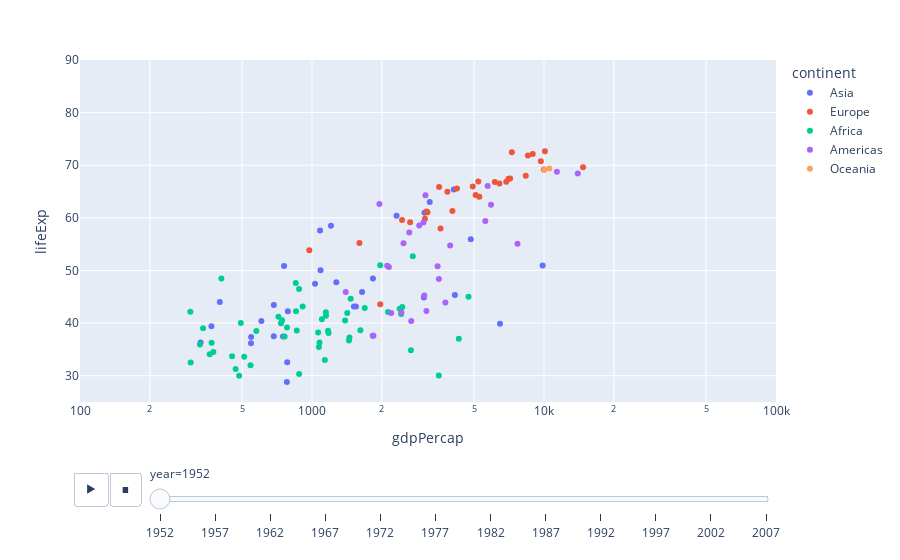

The cell this chart's notebook holds for it:
### Code cell
bd = px.data.gapminder()
fig = px.scatter(bd, x="gdpPercap", y="lifeExp", animation_frame="year", animation_group="country", color="continent", hover_name="country", log_x=True, size_max=55, range_x=[100,100000], range_y=[25,90])
fig.show()

### Figure 1 — Plotly figure (JSON) as saved in the notebook; plotly's stock layout.template omitted (floating-point values rounded to 4 significant figures)
{"data": [{"hovertemplate": "<b>%{hovertext}</b><br><br>continent=Asia<br>year=1952<br>gdpPercap=%{x}<br>lifeExp=%{y}<extra></extra>", "hovertext": ["Afghanistan", "Bahrain", "Bangladesh", "Cambodia", "China", "Hong Kong, China", "India", "Indonesia", "Iran", "Iraq", "Israel", "Japan", "Jordan", "Korea, Dem. Rep.", "Korea, Rep.", "Kuwait", "Lebanon", "Malaysia", "Mongolia", "Myanmar", "Nepal", "Oman", "Pakistan", "Philippines", "Saudi Arabia", "Singapore", "Sri Lanka", "Syria", "Taiwan", "Thailand", "Vietnam", "West Bank and Gaza", "Yemen, Rep."], "ids": ["Afghanistan", "Bahrain", "Bangladesh", "Cambodia", "China", "Hong Kong, China", "India", "Indonesia", "Iran", "Iraq", "Israel", "Japan", "Jordan", "Korea, Dem. Rep.", "Korea, Rep.", "Kuwait", "Lebanon", "Malaysia", "Mongolia", "Myanmar", "Nepal", "Oman", "Pakistan", "Philippines", "Saudi Arabia", "Singapore", "Sri Lanka", "Syria", "Taiwan", "Thailand", "Vietnam", "West Bank and Gaza", "Yemen, Rep."], "legendgroup": "Asia", "marker": {"color": "#636efa", "symbol": "circle"}, "mode": "markers", "name": "Asia", "orientation": "v", "showlegend": true, "type": "scatter", "x": [779.4, 9867.0, 684.2, 368.5, 400.4, 3054.0, 546.6, 749.7, 3035.0, 4130.0, 4087.0, 3217.0, 1547.0, 1088.0, 1031.0, 108400.0, 4835.0, 1831.0, 786.6, 331, 545.9, 1828.0, 684.6, 1273.0, 6460.0, 2315.0, 1084.0, 1643.0, 1207.0, 757.8, 605.1, 1516.0, 781.7], "xaxis": "x", "y": [28.8, 50.94, 37.48, 39.42, 44, 60.96, 37.37, 37.47, 44.87, 45.32, 65.39, 63.03, 43.16, 50.06, 47.45, 55.56, 55.93, 48.46, 42.24, 36.32, 36.16, 37.58, 43.44, 47.75, 39.88, 60.4, 57.59, 45.88, 58.5, 50.85, 40.41, 43.16, 32.55], "yaxis": "y"}, {"hovertemplate": "<b>%{hovertext}</b><br><br>continent=Europe<br>year=1952<br>gdpPercap=%{x}<br>lifeExp=%{y}<extra></extra>", "hovertext": ["Albania", "Austria", "Belgium", "Bosnia and Herzegovina", "Bulgaria", "Croatia", "Czech Republic", "Denmark", "Finland", "France", "Germany", "Greece", "Hungary", "Iceland", "Ireland", "Italy", "Montenegro", "Netherlands", "Norway", "Poland", "Portugal", "Romania", "Serbia", "Slovak Republic", "Slovenia", "Spain", "Sweden", "Switzerland", "Turkey", "United Kingdom"], "ids": ["Albania", "Austria", "Belgium", "Bosnia and Herzegovina", "Bulgaria", "Croatia", "Czech Republic", "Denmark", "Finland", "France", "Germany", "Greece", "Hungary", "Iceland", "Ireland", "Italy", "Montenegro", "Netherlands", "Norway", "Poland", "Portugal", "Romania", "Serbia", "Slovak Republic", "Slovenia", "Spain", "Sweden", "Switzerland", "Turkey", "United Kingdom"], "legendgroup": "Europe", "marker": {"color": "#EF553B", "symbol": "circle"}, "mode": "markers", "name": "Europe", "orientation": "v", "showlegend": true, "type": "scatter", "x": [1601.0, 6137.0, 8343.0, 973.5, 2444.0, 3119.0, 6876.0, 9692.0, 6425.0, 7030.0, 7144.0, 3531.0, 5264.0, 7268.0, 5210.0, 4931.0, 2648.0, 8942.0, 10100.0, 4029.0, 3068.0, 3145.0, 3581.0, 5075.0, 4215.0, 3834.0, 8528.0, 14730.0, 1969.0, 9980.0], "xaxis": "x", "y": [55.23, 66.8, 68, 53.82, 59.6, 61.21, 66.87, 70.78, 66.55, 67.41, 67.5, 65.86, 64.03, 72.49, 66.91, 65.94, 59.16, 72.13, 72.67, 61.31, 59.82, 61.05, 58.0, 64.36, 65.57, 64.94, 71.86, 69.62, 43.59, 69.18], "yaxis": "y"}, {"hovertemplate": "<b>%{hovertext}</b><br><br>continent=Africa<br>year=1952<br>gdpPercap=%{x}<br>lifeExp=%{y}<extra></extra>", "hovertext": ["Algeria", "Angola", "Benin", "Botswana", "Burkina Faso", "Burundi", "Cameroon", "Central African Republic", "Chad", "Comoros", "Congo, Dem. Rep.", "Congo, Rep.", "Cote d'Ivoire", "Djibouti", "Egypt", "Equatorial Guinea", "Eritrea", "Ethiopia", "Gabon", "Gambia", "Ghana", "Guinea", "Guinea-Bissau", "Kenya", "Lesotho", "Liberia", "Libya", "Madagascar", "Malawi", "Mali", "Mauritania", "Mauritius", "Morocco", "Mozambique", "Namibia", "Niger", "Nigeria", "Reunion", "Rwanda", "Sao Tome and Principe", "Senegal", "Sierra Leone", "Somalia", "South Africa", "Sudan", "Swaziland", "Tanzania", "Togo", "Tunisia", "Uganda", "Zambia", "Zimbabwe"], "ids": ["Algeria", "Angola", "Benin", "Botswana", "Burkina Faso", "Burundi", "Cameroon", "Central African Republic", "Chad", "Comoros", "Congo, Dem. Rep.", "Congo, Rep.", "Cote d'Ivoire", "Djibouti", "Egypt", "Equatorial Guinea", "Eritrea", "Ethiopia", "Gabon", "Gambia", "Ghana", "Guinea", "Guinea-Bissau", "Kenya", "Lesotho", "Liberia", "Libya", "Madagascar", "Malawi", "Mali", "Mauritania", "Mauritius", "Morocco", "Mozambique", "Namibia", "Niger", "Nigeria", "Reunion", "Rwanda", "Sao Tome and Principe", "Senegal", "Sierra Leone", "Somalia", "South Africa", "Sudan", "Swaziland", "Tanzania", "Togo", "Tunisia", "Uganda", "Zambia", "Zimbabwe"], "legendgroup": "Africa", "marker": {"color": "#00cc96", "symbol": "circle"}, "mode": "markers", "name": "Africa", "orientation": "v", "showlegend": true, "type": "scatter", "x": [2449.0, 3521.0, 1063.0, 851.2, 543.3, 339.3, 1173.0, 1071.0, 1179.0, 1103.0, 780.5, 2126.0, 1389.0, 2670.0, 1419.0, 375.6, 328.9, 362.1, 4293.0, 485.2, 911.3, 510.2, 299.9, 853.5, 298.8, 575.6, 2388.0, 1443.0, 369.2, 452.3, 743.1, 1968.0, 1688.0, 468.5, 2424.0, 761.9, 1077.0, 2719.0, 493.3, 879.6, 1450.0, 879.8, 1136.0, 4725.0, 1616.0, 1148.0, 716.7, 859.8, 1468.0, 734.8, 1147.0, 406.9], "xaxis": "x", "y": [43.08, 30.02, 38.22, 47.62, 31.98, 39.03, 38.52, 35.46, 38.09, 40.72, 39.14, 42.11, 40.48, 34.81, 41.89, 34.48, 35.93, 34.08, 37.0, 30, 43.15, 33.61, 32.5, 42.27, 42.14, 38.48, 42.72, 36.68, 36.26, 33.69, 40.54, 50.99, 42.87, 31.29, 41.73, 37.44, 36.32, 52.72, 40, 46.47, 37.28, 30.33, 32.98, 45.01, 38.63, 41.41, 41.22, 38.6, 44.6, 39.98, 42.04, 48.45], "yaxis": "y"}, {"hovertemplate": "<b>%{hovertext}</b><br><br>continent=Americas<br>year=1952<br>gdpPercap=%{x}<br>lifeExp=%{y}<extra></extra>", "hovertext": ["Argentina", "Bolivia", "Brazil", "Canada", "Chile", "Colombia", "Costa Rica", "Cuba", "Dominican Republic", "Ecuador", "El Salvador", "Guatemala", "Haiti", "Honduras", "Jamaica", "Mexico", "Nicaragua", "Panama", "Paraguay", "Peru", "Puerto Rico", "Trinidad and Tobago", "United States", "Uruguay", "Venezuela"], "ids": ["Argentina", "Bolivia", "Brazil", "Canada", "Chile", "Colombia", "Costa Rica", "Cuba", "Dominican Republic", "Ecuador", "El Salvador", "Guatemala", "Haiti", "Honduras", "Jamaica", "Mexico", "Nicaragua", "Panama", "Paraguay", "Peru", "Puerto Rico", "Trinidad and Tobago", "United States", "Uruguay", "Venezuela"], "legendgroup": "Americas", "marker": {"color": "#ab63fa", "symbol": "circle"}, "mode": "markers", "name": "Americas", "orientation": "v", "showlegend": true, "type": "scatter", "x": [5911.0, 2677.0, 2109.0, 11370.0, 3940.0, 2144.0, 2627.0, 5587.0, 1398.0, 3522.0, 3048.0, 2428.0, 1840.0, 2195.0, 2899.0, 3478.0, 3112.0, 2480.0, 1952.0, 3759.0, 3082.0, 3023.0, 13990.0, 5717.0, 7690.0], "xaxis": "x", "y": [62.48, 40.41, 50.92, 68.75, 54.74, 50.64, 57.21, 59.42, 45.93, 48.36, 45.26, 42.02, 37.58, 41.91, 58.53, 50.79, 42.31, 55.19, 62.65, 43.9, 64.28, 59.1, 68.44, 66.07, 55.09], "yaxis": "y"}, {"hovertemplate": "<b>%{hovertext}</b><br><br>continent=Oceania<br>year=1952<br>gdpPercap=%{x}<br>lifeExp=%{y}<extra></extra>", "hovertext": ["Australia", "New Zealand"], "ids": ["Australia", "New Zealand"], "legendgroup": "Oceania", "marker": {"color": "#FFA15A", "symbol": "circle"}, "mode": "markers", "name": "Oceania", "orientation": "v", "showlegend": true, "type": "scatter", "x": [10040.0, 10560.0], "xaxis": "x", "y": [69.12, 69.39], "yaxis": "y"}], "layout": {"autosize": true, "legend": {"title": {"text": "continent"}, "tracegroupgap": 0}, "margin": {"t": 60}, "sliders": [{"active": 0, "currentvalue": {"prefix": "year="}, "len": 0.9, "pad": {"b": 10, "t": 60}, "steps": [{"args": [["1952"], {"frame": {"duration": 0, "redraw": false}, "fromcurrent": true, "mode": "immediate", "transition": {"duration": 0, "easing": "linear"}}], "label": "1952", "method": "animate"}, {"args": [["1957"], {"frame": {"duration": 0, "redraw": false}, "fromcurrent": true, "mode": "immediate", "transition": {"duration": 0, "easing": "linear"}}], "label": "1957", "method": "animate"}, {"args": [["1962"], {"frame": {"duration": 0, "redraw": false}, "fromcurrent": true, "mode": "immediate", "transition": {"duration": 0, "easing": "linear"}}], "label": "1962", "method": "animate"}, {"args": [["1967"], {"frame": {"duration": 0, "redraw": false}, "fromcurrent": true, "mode": "immediate", "transition": {"duration": 0, "easing": "linear"}}], "label": "1967", "method": "animate"}, {"args": [["1972"], {"frame": {"duration": 0, "redraw": false}, "fromcurrent": true, "mode": "immediate", "transition": {"duration": 0, "easing": "linear"}}], "label": "1972", "method": "animate"}, {"args": [["1977"], {"frame": {"duration": 0, "redraw": false}, "fromcurrent": true, "mode": "immediate", "transition": {"duration": 0, "easing": "linear"}}], "label": "1977", "method": "animate"}, {"args": [["1982"], {"frame": {"duration": 0, "redraw": false}, "fromcurrent": true, "mode": "immediate", "transition": {"duration": 0, "easing": "linear"}}], "label": "1982", "method": "animate"}, {"args": [["1987"], {"frame": {"duration": 0, "redraw": false}, "fromcurrent": true, "mode": "immediate", "transition": {"duration": 0, "easing": "linear"}}], "label": "1987", "method": "animate"}, {"args": [["1992"], {"frame": {"duration": 0, "redraw": false}, "fromcurrent": true, "mode": "immediate", "transition": {"duration": 0, "easing": "linear"}}], "label": "1992", "method": "animate"}, {"args": [["1997"], {"frame": {"duration": 0, "redraw": false}, "fromcurrent": true, "mode": "immediate", "transition": {"duration": 0, "easing": "linear"}}], "label": "1997", "method": "animate"}, {"args": [["2002"], {"frame": {"duration": 0, "redraw": false}, "fromcurrent": true, "mode": "immediate", "transition": {"duration": 0, "easing": "linear"}}], "label": "2002", "method": "animate"}, {"args": [["2007"], {"frame": {"duration": 0, "redraw": false}, "fromcurrent": true, "mode": "immediate", "transition": {"duration": 0, "easing": "linear"}}], "label": "2007", "method": "animate"}], "x": 0.1, "xanchor": "left", "y": 0, "yanchor": "top"}], "updatemenus": [{"buttons": [{"args": [null, {"frame": {"duration": 500, "redraw": false}, "fromcurrent": true, "mode": "immediate", "transition": {"duration": 500, "easing": "linear"}}], "label": "&#9654;", "method": "animate"}, {"args": [[null], {"frame": {"duration": 0, "redraw": false}, "fromcurrent": true, "mode": "immediate", "transition": {"duration": 0, "easing": "linear"}}], "label": "&#9724;", "method": "animate"}], "direction": "left", "pad": {"r": 10, "t": 70}, "showactive": false, "type": "buttons", "x": 0.1, "xanchor": "right", "y": 0, "yanchor": "top"}], "xaxis": {"anchor": "y", "domain": [0, 1], "range": [2, 5], "title": {"text": "gdpPercap"}, "type": "log"}, "yaxis": {"anchor": "x", "domain": [0, 1], "range": [25, 90], "title": {"text": "lifeExp"}, "type": "linear"}}}
